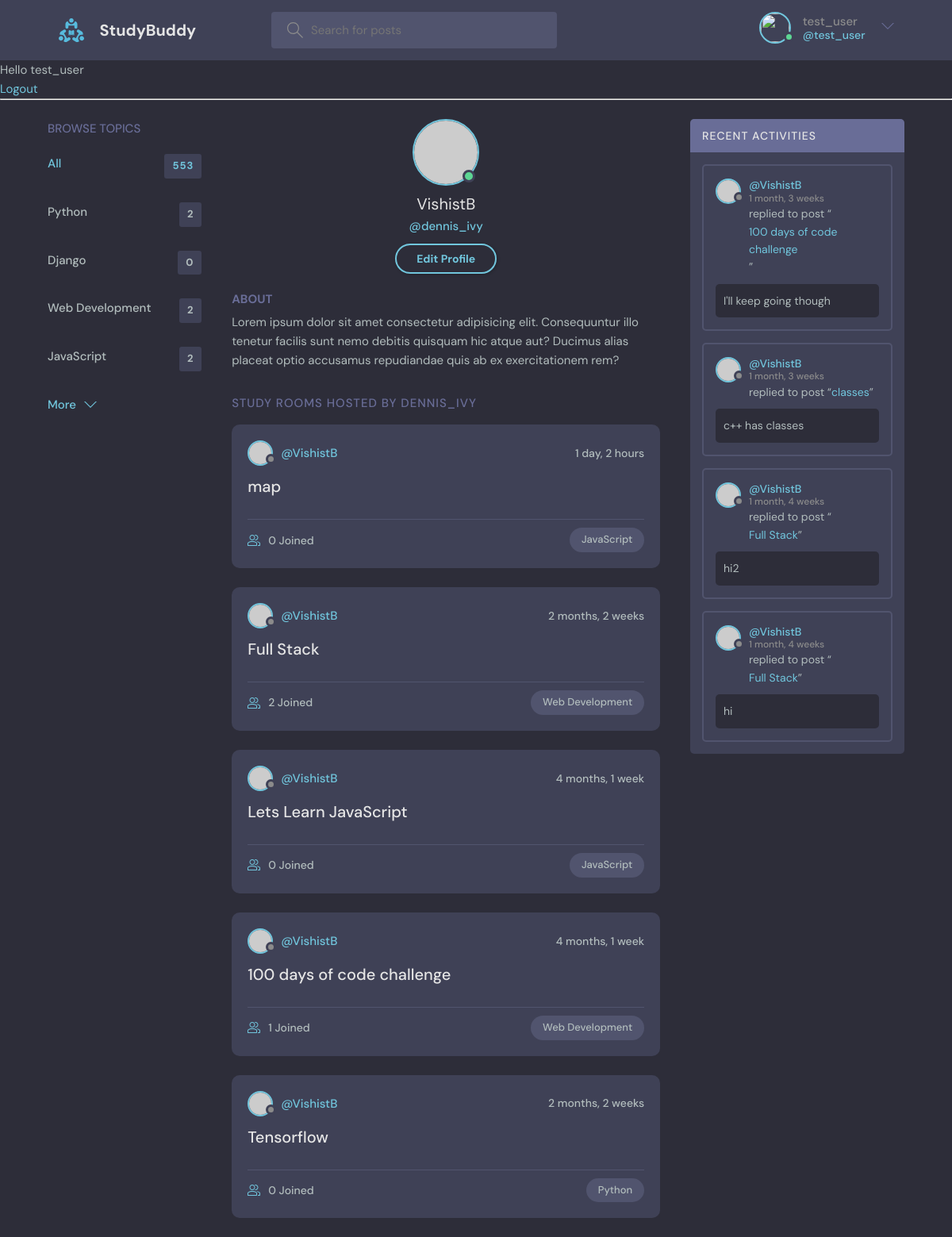
The app's page /profile/2 (signed in) with its own data.
### base/models.py (models this page shows, shortened)
class Topic(models.Model):
    name = models.CharField(max_length=200)

class Room(models.Model):
    host = models.ForeignKey(User, on_delete=models.SET_NULL, null=True)
    topic= models.ForeignKey(Topic, on_delete=models.SET_NULL, null=True)
    name=models.CharField(max_length=200)
    description= models.TextField(null=True,blank=True)
    participants=models.ManyToManyField(User, related_name='participants', blank=True)
    updated=models.DateTimeField(auto_now=True)
    created=models.DateTimeField(auto_now_add=True)
    class Meta:
        ordering = ['-updated', 'created']
    def __str__(self):
        return self.name

class Message(models.Model):
    user = models.ForeignKey(User, on_delete=models.CASCADE)
    room = models.ForeignKey(Room, on_delete=models.CASCADE)
    body = models.TextField()
    updated=models.DateTimeField(auto_now=True)
    created=models.DateTimeField(auto_now_add=True)
    class Meta:
        ordering = ['-updated', 'created']

### base/views.py (the view)
# urls.py: path('profile/<str:pk>', views.userProfile, name="user-profile"),
def userProfile(request, pk):
    user=User.objects.get(id=pk)
    rooms=user.room_set.all()
    room_messages=user.message_set.all()
    topics=Topic.objects.all()
    context={'user':user, 'rooms':rooms,'room_messages' : room_messages, 'topics' : topics}
    return render(request,'base/profile.html',context)

### base/templates/base/profile.html
{% extends 'main.html' %}
{% block content%}
  <main class="profile-page layout layout--3">
    <div class="container">
      {% include 'base/topics_components.html' %}
      <div class="roomList">
        <div class="profile">
          <div class="profile__avatar">
            <div class="avatar avatar--large active">
              <img src="https://randomuser.me/api/portraits/men/11.jpg" />
            </div>
          </div>
          <div class="profile__info">
            <h3>{{user.username}}</h3>
            <p>@dennis_ivy</p>
            <a href="edit-user.html" class="btn btn--main btn--pill">Edit Profile</a>
          </div>
          <div class="profile__about">
            <h3>About</h3>
            <p>
              Lorem ipsum dolor sit amet consectetur adipisicing elit. Consequuntur illo tenetur
              facilis sunt nemo debitis quisquam hic atque aut? Ducimus alias placeat optio
              accusamus repudiandae quis ab ex exercitationem rem?
            </p>
          </div>
        </div>
        <div class="roomList__header">
          <div>
            <h2>Study Rooms Hosted by dennis_ivy</a>
            </h2>
          </div>
        </div>
        {% include 'base/feed_component.html'%}
      </div>
      {% include 'base/activity_component.html' %}
    </div>
  </main>
{% endblock content %}

### Templates/navbar.html (shortened to what this page needs)
{% load static %}
<header class="header header--loggedIn">
    <div class="container">
        <a href="{% url 'home' %}" class="header__logo">
            <img src="{% static 'images/logo.svg' %}" />
            <h1>StudyBuddy</h1>
        </a>
        <form class="header__search" method="GET" action="{% url 'home' %}">
            <label>
                <input name="q" placeholder="Search for posts" />
            </label>
        </form>
        <nav class="header__menu">
            {% if request.user.is_authenticated %}
            <div class="header__user">
                <a href="#">
                    <div class="avatar avatar--medium active">
                        <img src="{{request.user.avatar.url}}" />
                    </div>
                    <p>{{request.user.username}} <span>@{{request.user.username}}</span></p>
                </a>
                <button class="dropdown-button">
                    <svg version="1.1" xmlns="http://www.w3.org/2000/svg" width="32" height="32" viewBox="0 0 32 32">
                        <title>chevron-down</title>
                        <path d="M16 21l-13-13h-3l16 16 16-16h-3l-13 13z"></path>
                    </svg>
                </button>
            </div>
            {% else %}
            <a href="{% url 'login' %}">
                <img src="{% static 'images/avatar.svg' %}" />
                <p>Login</p>
            </a>
            {% endif %}
        </nav>
    </div>
</header>
{% if request.user.is_authenticated %}
<p>Hello {{request.user}}</p>
<a href="{% url 'logout' %}">Logout</a>
{% else %}
<a href="{% url 'login' %}">Login</a>
{% endif %}
<hr>

### base/templates/base/topics_components.html
<div class="topics">
    <div class="topics__header">
      <h2>Browse Topics</h2>
    </div>
    <ul class="topics__list">
      <li>
        <a href="{% url 'home' %}" class="active">All <span>553</span></a>
      </li>
      {% for topic in topics %}
      <li>
        <a href="{% url 'home' %}?q={{topic.name}}">{{topic.name}}<span>{{topic.room_set.all.count}}</span></a>
      </li>
      {% endfor %}
    </ul>
    <a class="btn btn--link" href="topics.html">
      More
      <svg version="1.1" xmlns="http://www.w3.org/2000/svg" width="32" height="32" viewBox="0 0 32 32">
        <title>chevron-down</title>
        <path d="M16 21l-13-13h-3l16 16 16-16h-3l-13 13z"></path>
      </svg>
    </a>
  </div>

### base/templates/base/feed_component.html (shortened to what this page needs)
{% for room in rooms %}
<div class="roomListRoom">
    <div class="roomListRoom__header">
      <a href="{% url 'user-profile' room.host.id %}" class="roomListRoom__author">
        <div class="avatar avatar--small">
          <img src="https://randomuser.me/api/portraits/women/11.jpg" />
        </div>
        <span>@{{room.host.username}}</span>
      </a>
      <div class="roomListRoom__actions">
        <span>{{room.created|timesince}}</span>
      </div>
    </div>
    <div class="roomListRoom__content">
      <a href="{% url 'room' room.id%}">{{room.name}}</a>
    </div>
    <div class="roomListRoom__meta">
      <a href="{% url 'room' room.id%}" class="roomListRoom__joined">
        {{room.participants.all.count}} Joined
      </a>
      <p class="roomListRoom__topic">{{room.topic.name}}</p>
    </div>
  </div>
{% endfor %}

### base/templates/base/activity_component.html (shortened to what this page needs)
<div class="activities">
    <div class="activities__header">
      <h2>Recent Activities</h2>
    </div>
    {% for message in room_messages %}
    <div class="activities__box">
      <div class="activities__boxHeader roomListRoom__header">
        <a href="{% url 'user-profile' message.user.id%}" class="roomListRoom__author">
          <div class="avatar avatar--small">
            <img src="https://randomuser.me/api/portraits/women/11.jpg" />
          </div>
          <p>
            @{{message.user}}
            <span>{{message.created|timesince}}</span>
          </p>
        </a>
      </div>
      <div class="activities__boxContent">
        <p>replied to post “<a href="{% url 'room' message.room.id %}">{{message.room}}</a>”</p>
        <div class="activities__boxRoomContent">
          {{message.body}}
        </div>
      </div>
    </div>
    {% endfor %}
  </div>

### records on screen
Topic: name "Python", room_set.all.count "2"
Topic: name "Django", room_set.all.count "0"
Topic: name "Web Development", room_set.all.count "2"
Topic: name "JavaScript", room_set.all.count "2"
Room: host.username "VishistB", created "1 day, 2 hours", name "map", participants.all.count "0", topic.name "JavaScript"
Room: host.username "VishistB", created "2 months, 2 weeks", name "Full Stack", participants.all.count "2", topic.name "Web Development"
Room: host.username "VishistB", created "4 months, 1 week", name "Lets Learn JavaScript", participants.all.count "0", topic.name "JavaScript"
Room: host.username "VishistB", created "4 months, 1 week", name "100 days of code challenge", participants.all.count "1", topic.name "Web Development"
Room: host.username "VishistB", created "2 months, 2 weeks", name "Tensorflow", participants.all.count "0", topic.name "Python"
Message: user "VishistB", created "1 month, 3 weeks", room "100 days of code challenge", body "I'll keep going though"
Message: user "VishistB", created "1 month, 3 weeks", room "classes", body "c++ has classes"
Message: user "VishistB", created "1 month, 4 weeks", room "Full Stack", body "hi2"
Message: user "VishistB", created "1 month, 4 weeks", room "Full Stack", body "hi"

### other values on screen
{{ request.user.username }} "test_user"
{{ request.user }} "test_user"
{{ user.username }} "VishistB"
